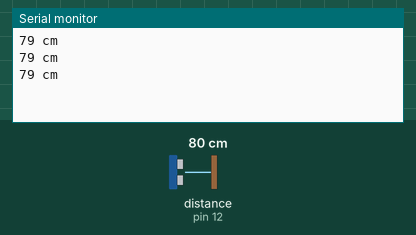
This sketch was run on a simulated Arduino Uno, built with avr-gcc and run on an emulated ATmega328P. Parts: the last lines printed to the serial monitor. Wiring (inferred from the names in the program): ultrasonic range finder: trigger pin 13; echo pin 12. The inputs (shaded band) are chosen by the test bench; at power-on: distance to the obstacle (sensor on pin 12) 80 cm. The echo pulse lasts 58.3 µs per cm.

Above: at 1.3 s.
1.4 s: distance to the obstacle (sensor on pin 12) set to 195 cm
At 1.9 s:
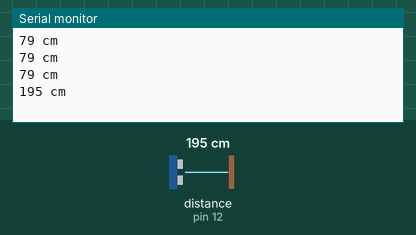
2.9 s: distance to the obstacle (sensor on pin 12) set to 203 cm
At 3.5 s:
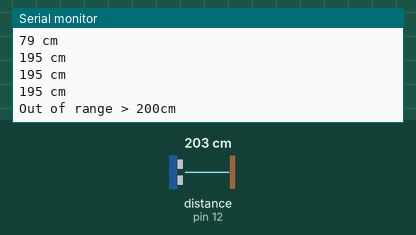

Measured:
- the behaviour switches between 199 and 200 cm on distance to the obstacle (sensor on pin 12) (found by bisection; images 1 and 2)
- after the input at 1.4 s, the serial monitor: prints a new line after 0.13 s (image 1)
- after the input at 2.9 s, the serial monitor: prints a new line after 0.17 s (image 2)

The sketch:

hcsr04.ino
```cpp
/*
HC-SR04 Ping distance sensor
VCC  --- arduino 5v
Echo --- Arduino pin 13
Trig --- Arduino pin 12
More info at: http://goo.gl/kJ8Gl
Original code improvements to the Ping sketch sourced from Trollmaker.com
Some code and wiring inspired by http://en.wikiversity.org/wiki/User:Dstaub/robotcar
*/

#define trigPin 13
#define echoPin 12

void setup() {
  Serial.begin (9600);
  pinMode(trigPin, OUTPUT);
  pinMode(echoPin, INPUT);
}
void loop() {
  long duration, distance;
  digitalWrite(trigPin, LOW);
  delayMicroseconds(2);
  digitalWrite(trigPin, HIGH);
//  delayMicroseconds(1000);
  delayMicroseconds(10);
  digitalWrite(trigPin, LOW);
  duration = pulseIn(echoPin, HIGH);
  distance = (duration/2) / 29.1;
  if (distance >= 200 || distance <= 0){
    Serial.println("Out of range > 200cm");
  }
  else {
    Serial.print(distance);
    Serial.println(" cm");
  }
  delay(500);
}
```
